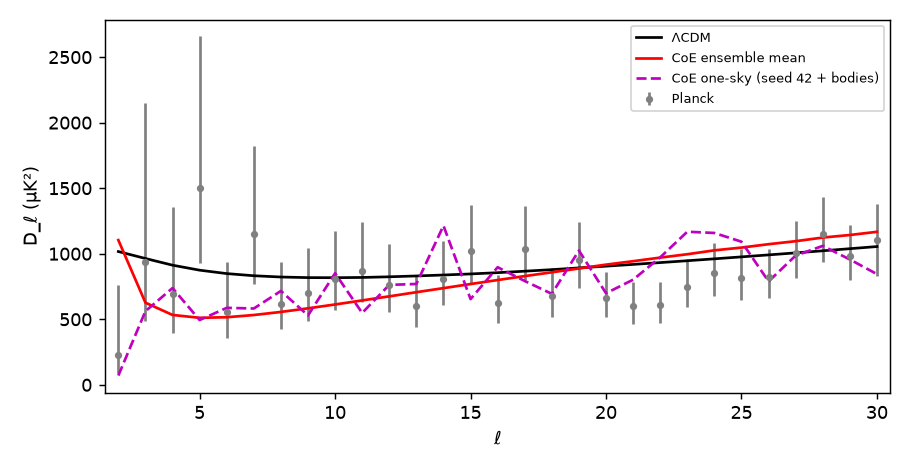

Here is the Python script that generated this plot:
# rev6 Fig 20 (low multipoles) regenerated from the rev7 solve: p6_p8 (D=34.96 Gpc LTB background, p8 field, p5_c_p8 bodies).
import numpy as np,json,matplotlib;matplotlib.use('Agg');import matplotlib.pyplot as plt
O='/workspace/coepdf/joint_solve/phase2/';Z=np.load(O+'p6_p8.npz');J=json.load(open(O+'p6_p8.json'))
Pf,Lt=Z['Pf'],Z['Lt'];ll=np.arange(len(Z['D']));r=slice(2,31);s=Pf[:,0]<=30
fig,a=plt.subplots(figsize=(7,3.6))
a.errorbar(Pf[s,0],Pf[s,1],[Pf[s,2],Pf[s,3]],fmt='o',color='grey',ms=3,label='Planck')
a.plot(ll[r],Lt[r],'k',label='ΛCDM');a.plot(ll[r],Z['D'][r],'r',label='CoE ensemble mean')
a.plot(ll[r],Z['Drc'][r],'m--',label='CoE one-sky (seed 42 + bodies)')
a.set_xlabel('ℓ');a.set_ylabel('D_ℓ (μK²)');a.set_xlim(1.5,30.5);a.legend(fontsize=7);fig.tight_layout()
fig.savefig(__file__.replace('.py','.png'),dpi=130);print('ok')
